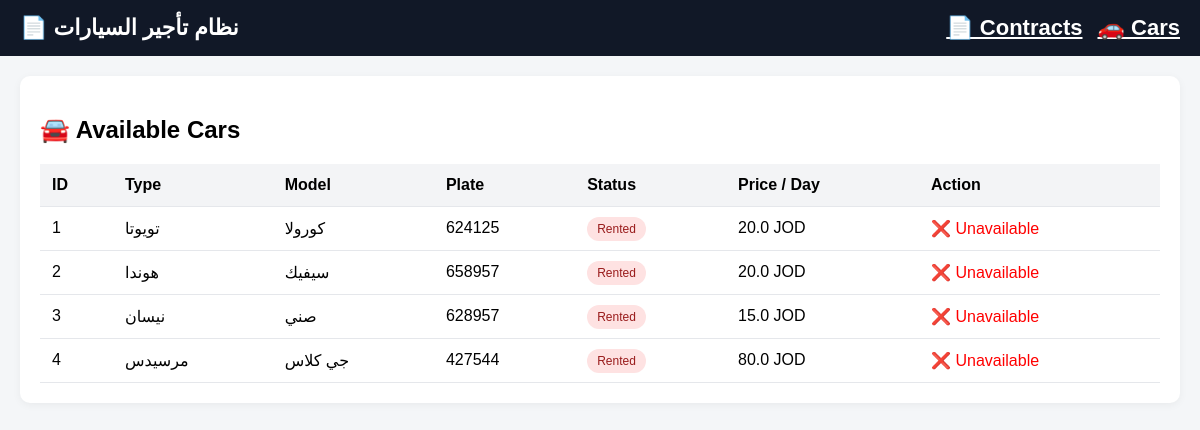
Before: / with the older database file.
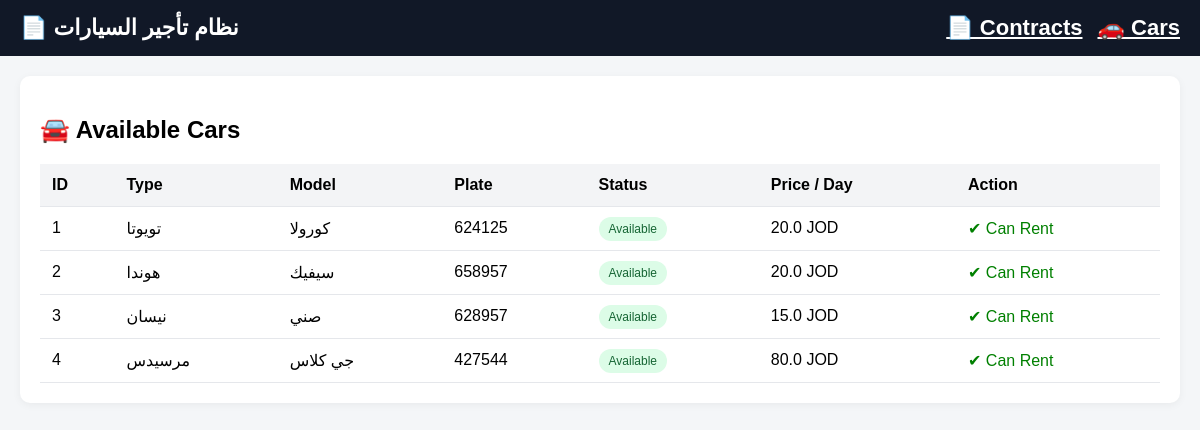
After: the same page with the newer database file.
### tables this page shows
CREATE TABLE cars (
    id INTEGER PRIMARY KEY AUTOINCREMENT,
    type TEXT,
    model TEXT,
    color TEXT,
    plate TEXT,
    fuel TEXT,
    status TEXT,
    notes_image TEXT
, daily_rate REAL DEFAULT 20);

### app.py (the view)
@app.route("/")
def home():
    conn = get_db()
    cars = conn.execute("SELECT * FROM cars").fetchall()
    conn.close()
    return render_template("index.html", cars=cars)

### app.py (called while the page is built)
def get_db():
    conn = sqlite3.connect(DB_NAME)
    conn.row_factory = sqlite3.Row
    return conn

### templates/index.html (shortened to what this page needs)
<!DOCTYPE html>
<html>
<head>
</head>
<body>
<div class="navbar">
    📄 نظام تأجير السيارات
    <a href="/" style="float:right; color:white; margin-left:15px;">
        🚗 Cars
    </a>
    <a href="/contracts" style="float:right; color:white;">
        📄 Contracts
    </a>
</div>
<div class="container">
<div class="card">
    <h2>🚘 Available Cars</h2>
    <table>
        <tr>
            <th>ID</th>
            <th>Type</th>
            <th>Model</th>
            <th>Plate</th>
            <th>Status</th>
            <th>Price / Day</th>
            <th>Action</th>
        </tr>
        {% for car in cars %}
        <tr>
            <td>{{ car.id }}</td>
            <td>{{ car.type }}</td>
            <td>{{ car.model }}</td>
            <td>{{ car.plate }}</td>
            <td>
                {% if car.status|lower == "available" %}
                    <span class="badge available">Available</span>
                {% else %}
                    <span class="badge rented">Rented</span>
                {% endif %}
            </td>
            <td>{{ car.daily_rate }} JOD</td>
            <td>
                {% if car.status|lower == "available" %}
                    <span style="color:green;">✔ Can Rent</span>
                {% else %}
                    <span style="color:red;">❌ Unavailable</span>
                {% endif %}
            </td>
        </tr>
        {% endfor %}
    </table>
</div>
</div>
</body>
</html>

### templates/index.html (style rules this page uses)
body { font-family: Arial, sans-serif; margin: 0; background: #f4f6f8; }
.navbar { background: #111827; color: white; padding: 15px 20px; font-size: 22px; font-weight: bold; }
.container { padding: 20px; }
.card { background: white; padding: 20px; margin-bottom: 20px; border-radius: 10px; box-shadow: 0 2px 8px rgba(0,0,0,0.05); }
table { width: 100%; border-collapse: collapse; margin-top: 10px; }
th, td { padding: 12px; border-bottom: 1px solid #e5e7eb; text-align: left; }
th { background: #f3f4f6; }
.badge { padding: 5px 10px; border-radius: 20px; font-size: 12px; }
.available { background: #dcfce7; color: #166534; }

Changed rows visible on the page:
changed cars "تويوتا": status "Rented ❌ Unavailable" → "Available ✔ Can Rent"
changed cars "هوندا": status "Rented ❌ Unavailable" → "Available ✔ Can Rent"
changed cars "نيسان": status "Rented ❌ Unavailable" → "Available ✔ Can Rent"
changed cars "مرسيدس": status "Rented ❌ Unavailable" → "Available ✔ Can Rent"
